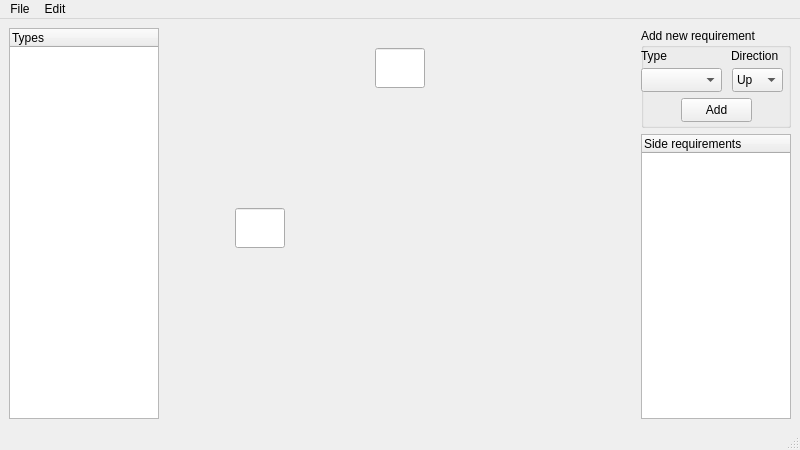
<?xml version="1.0" encoding="UTF-8"?>
<ui version="4.0">
 <class>MainWindow</class>
 <widget class="QMainWindow" name="MainWindow">
  <property name="geometry">
   <rect>
    <x>0</x>
    <y>0</y>
    <width>800</width>
    <height>450</height>
   </rect>
  </property>
  <property name="sizePolicy">
   <sizepolicy hsizetype="Preferred" vsizetype="Preferred">
    <horstretch>1</horstretch>
    <verstretch>1</verstretch>
   </sizepolicy>
  </property>
  <property name="minimumSize">
   <size>
    <width>800</width>
    <height>450</height>
   </size>
  </property>
  <property name="windowTitle">
   <string>MainWindow</string>
  </property>
  <widget class="QWidget" name="centralwidget">
   <property name="sizePolicy">
    <sizepolicy hsizetype="Expanding" vsizetype="Expanding">
     <horstretch>0</horstretch>
     <verstretch>0</verstretch>
    </sizepolicy>
   </property>
   <layout class="QHBoxLayout" name="horizontalLayout_2">
    <item>
     <widget class="TypeTreeWidget" name="typesTree">
      <property name="sizePolicy">
       <sizepolicy hsizetype="Fixed" vsizetype="Expanding">
        <horstretch>0</horstretch>
        <verstretch>0</verstretch>
       </sizepolicy>
      </property>
      <property name="maximumSize">
       <size>
        <width>150</width>
        <height>16777215</height>
       </size>
      </property>
      <property name="contextMenuPolicy">
       <enum>Qt::CustomContextMenu</enum>
      </property>
      <property name="editTriggers">
       <set>QAbstractItemView::NoEditTriggers</set>
      </property>
      <property name="selectionMode">
       <enum>QAbstractItemView::SingleSelection</enum>
      </property>
      <property name="selectionBehavior">
       <enum>QAbstractItemView::SelectItems</enum>
      </property>
      <property name="allColumnsShowFocus">
       <bool>false</bool>
      </property>
      <column>
       <property name="text">
        <string notr="true">Types</string>
       </property>
      </column>
     </widget>
    </item>
    <item>
     <widget class="RenderArea" name="renderArea" native="true">
      <property name="enabled">
       <bool>true</bool>
      </property>
      <property name="sizePolicy">
       <sizepolicy hsizetype="MinimumExpanding" vsizetype="Expanding">
        <horstretch>0</horstretch>
        <verstretch>0</verstretch>
       </sizepolicy>
      </property>
      <property name="minimumSize">
       <size>
        <width>400</width>
        <height>300</height>
       </size>
      </property>
      <widget class="RALineEdit" name="heightTextEdit">
       <property name="geometry">
        <rect>
         <x>70</x>
         <y>180</y>
         <width>50</width>
         <height>40</height>
        </rect>
       </property>
       <property name="sizePolicy">
        <sizepolicy hsizetype="Expanding" vsizetype="Expanding">
         <horstretch>0</horstretch>
         <verstretch>0</verstretch>
        </sizepolicy>
       </property>
       <property name="font">
        <font>
         <pointsize>11</pointsize>
        </font>
       </property>
       <property name="inputMethodHints">
        <set>Qt::ImhDigitsOnly</set>
       </property>
      </widget>
      <widget class="RALineEdit" name="widthTextEdit">
       <property name="geometry">
        <rect>
         <x>210</x>
         <y>20</y>
         <width>50</width>
         <height>40</height>
        </rect>
       </property>
       <property name="sizePolicy">
        <sizepolicy hsizetype="Fixed" vsizetype="Fixed">
         <horstretch>0</horstretch>
         <verstretch>0</verstretch>
        </sizepolicy>
       </property>
       <property name="font">
        <font>
         <pointsize>11</pointsize>
        </font>
       </property>
       <property name="inputMethodHints">
        <set>Qt::ImhDigitsOnly</set>
       </property>
      </widget>
     </widget>
    </item>
    <item>
     <layout class="QVBoxLayout" name="verticalLayout_3">
      <item>
       <widget class="QGroupBox" name="groupBox">
        <property name="enabled">
         <bool>true</bool>
        </property>
        <property name="sizePolicy">
         <sizepolicy hsizetype="Preferred" vsizetype="Minimum">
          <horstretch>100</horstretch>
          <verstretch>100</verstretch>
         </sizepolicy>
        </property>
        <property name="maximumSize">
         <size>
          <width>16777215</width>
          <height>100</height>
         </size>
        </property>
        <property name="title">
         <string>Add new requirement</string>
        </property>
        <widget class="QComboBox" name="TypeComboBox">
         <property name="geometry">
          <rect>
           <x>0</x>
           <y>40</y>
           <width>81</width>
           <height>24</height>
          </rect>
         </property>
        </widget>
        <widget class="QComboBox" name="DirComboBox">
         <property name="geometry">
          <rect>
           <x>91</x>
           <y>40</y>
           <width>51</width>
           <height>24</height>
          </rect>
         </property>
         <item>
          <property name="text">
           <string>Up</string>
          </property>
         </item>
         <item>
          <property name="text">
           <string>Left</string>
          </property>
         </item>
         <item>
          <property name="text">
           <string>Down</string>
          </property>
         </item>
         <item>
          <property name="text">
           <string>Right</string>
          </property>
         </item>
        </widget>
        <widget class="QLabel" name="label">
         <property name="geometry">
          <rect>
           <x>0</x>
           <y>20</y>
           <width>31</width>
           <height>16</height>
          </rect>
         </property>
         <property name="text">
          <string>Type</string>
         </property>
        </widget>
        <widget class="QLabel" name="label_2">
         <property name="geometry">
          <rect>
           <x>90</x>
           <y>20</y>
           <width>49</width>
           <height>16</height>
          </rect>
         </property>
         <property name="text">
          <string>Direction</string>
         </property>
        </widget>
        <widget class="QPushButton" name="addRequirementButton">
         <property name="geometry">
          <rect>
           <x>40</x>
           <y>70</y>
           <width>71</width>
           <height>24</height>
          </rect>
         </property>
         <property name="text">
          <string>Add</string>
         </property>
        </widget>
       </widget>
      </item>
      <item>
       <widget class="RequirementsTree" name="typeRequirementsTree">
        <property name="sizePolicy">
         <sizepolicy hsizetype="Preferred" vsizetype="Expanding">
          <horstretch>0</horstretch>
          <verstretch>0</verstretch>
         </sizepolicy>
        </property>
        <property name="maximumSize">
         <size>
          <width>150</width>
          <height>16777215</height>
         </size>
        </property>
        <property name="contextMenuPolicy">
         <enum>Qt::CustomContextMenu</enum>
        </property>
        <column>
         <property name="text">
          <string notr="true">Side requirements</string>
         </property>
        </column>
       </widget>
      </item>
     </layout>
    </item>
   </layout>
  </widget>
  <widget class="QMenuBar" name="menubar">
   <property name="geometry">
    <rect>
     <x>0</x>
     <y>0</y>
     <width>800</width>
     <height>21</height>
    </rect>
   </property>
   <widget class="QMenu" name="menuFile">
    <property name="title">
     <string>File</string>
    </property>
    <addaction name="actionNew"/>
    <addaction name="separator"/>
    <addaction name="actionStart_optimization"/>
    <addaction name="separator"/>
    <addaction name="actionImport"/>
    <addaction name="actionExport"/>
    <addaction name="separator"/>
    <addaction name="actionExit"/>
   </widget>
   <widget class="QMenu" name="menuEdit">
    <property name="title">
     <string>Edit</string>
    </property>
    <addaction name="actionAdd_new_type"/>
   </widget>
   <addaction name="menuFile"/>
   <addaction name="menuEdit"/>
  </widget>
  <widget class="QStatusBar" name="statusbar"/>
  <action name="actionNew">
   <property name="text">
    <string>New</string>
   </property>
  </action>
  <action name="actionImport">
   <property name="text">
    <string>Import</string>
   </property>
  </action>
  <action name="actionExport">
   <property name="text">
    <string>Export</string>
   </property>
  </action>
  <action name="actionAdd_new_type">
   <property name="text">
    <string>Add new type</string>
   </property>
  </action>
  <action name="actionExit">
   <property name="text">
    <string>Exit</string>
   </property>
  </action>
  <action name="actionStart_optimization">
   <property name="text">
    <string>Start optimization</string>
   </property>
  </action>
 </widget>
 <customwidgets>
  <customwidget>
   <class>RenderArea</class>
   <extends>QWidget</extends>
   <header>UI/RenderArea/renderarea.h</header>
   <container>1</container>
   <slots>
    <slot>hor()</slot>
   </slots>
  </customwidget>
  <customwidget>
   <class>RALineEdit</class>
   <extends>QLineEdit</extends>
   <header>UI/RenderArea/ralineedit.h</header>
  </customwidget>
  <customwidget>
   <class>TypeTreeWidget</class>
   <extends>QTreeWidget</extends>
   <header>UI/TypesTree/typetreewidget.h</header>
  </customwidget>
  <customwidget>
   <class>RequirementsTree</class>
   <extends>QTreeWidget</extends>
   <header>UI/requirementsTree.h</header>
  </customwidget>
 </customwidgets>
 <resources/>
 <connections/>
</ui>
